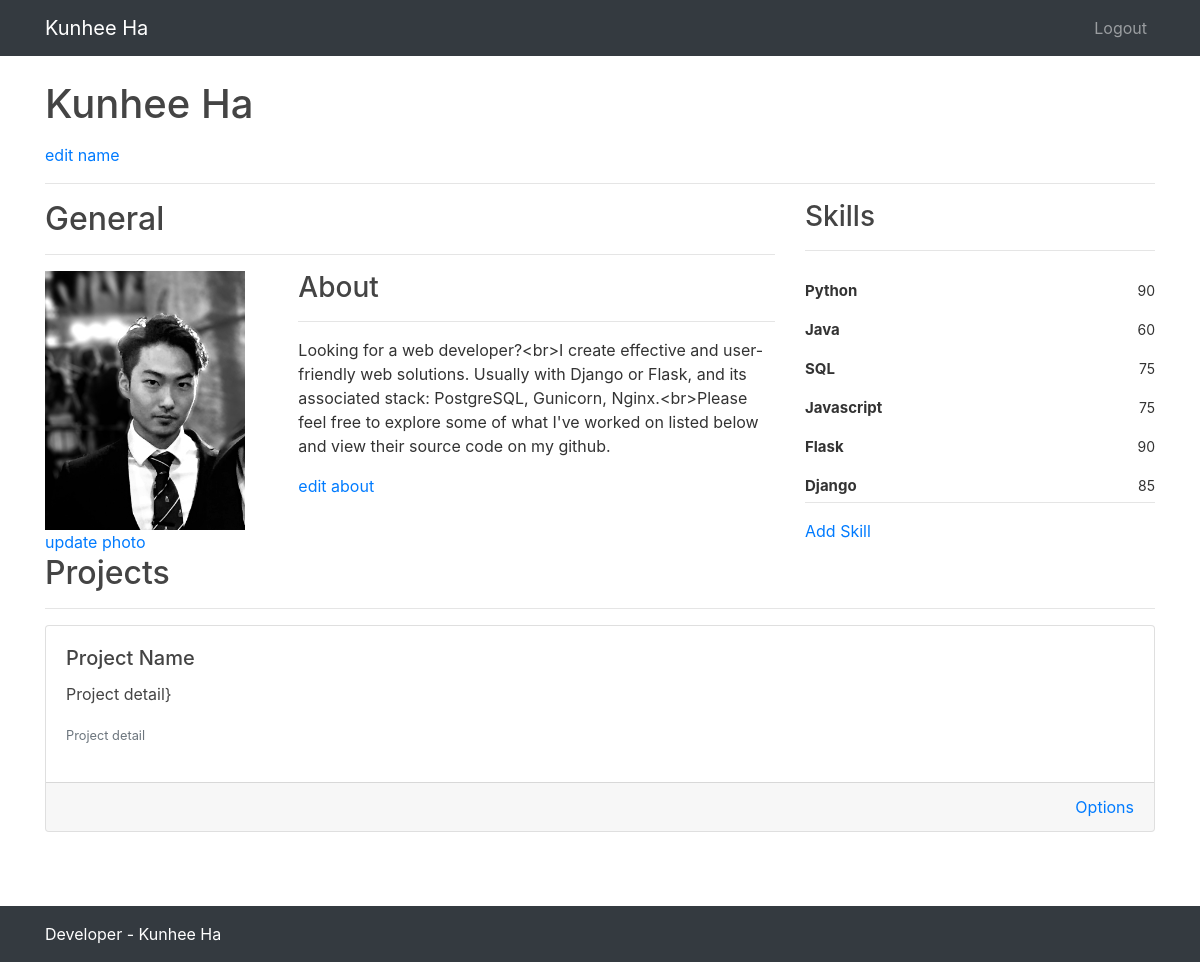
Page /admin (signed in) on the earlier database version.
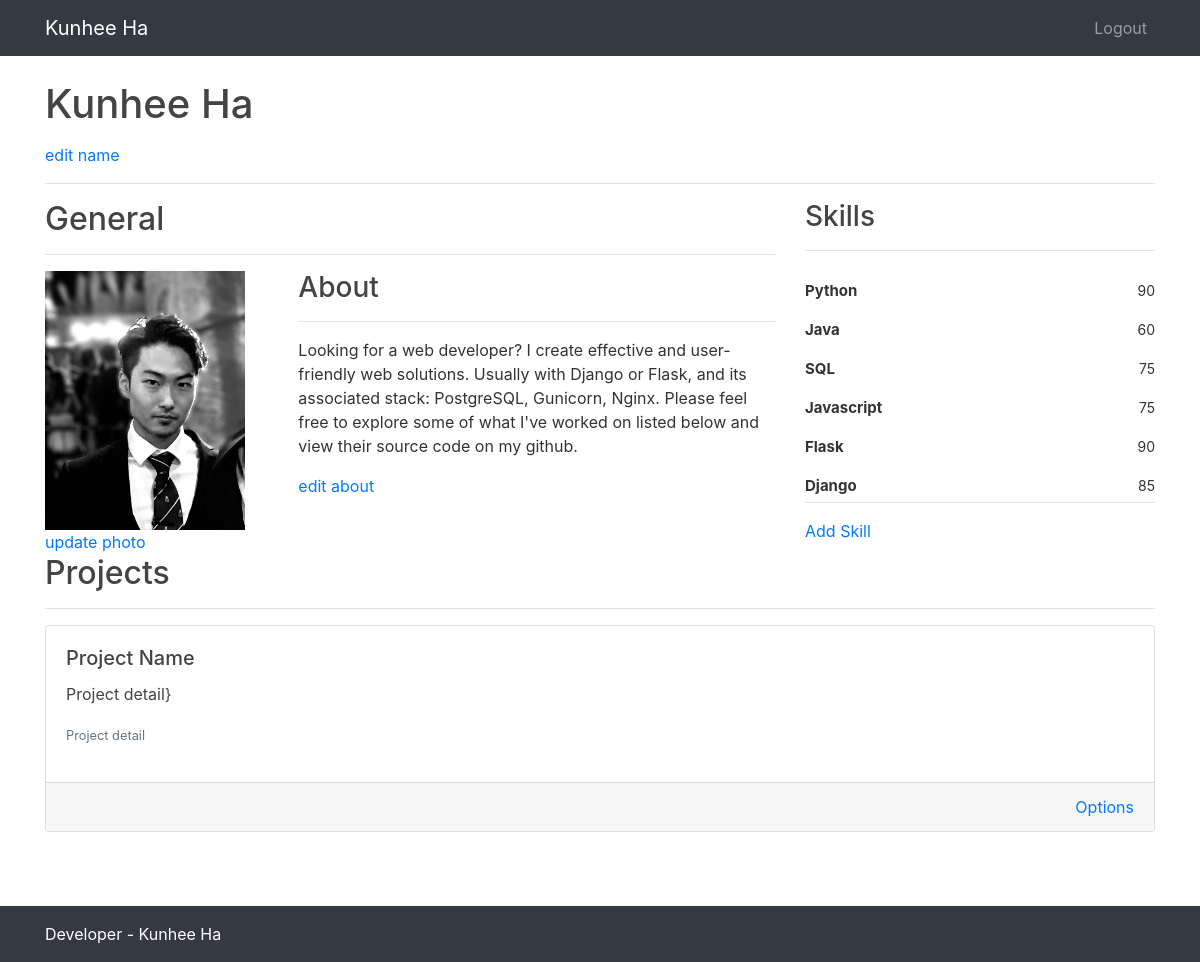
Same page on the later database version.
### onlineportfolio/models.py (models this page shows)
class User(db.Model, UserMixin):
    id = db.Column(db.Integer(), primary_key=True)
    name = db.Column(db.String(30), nullable=False)
    password = db.Column(db.String(60), nullable=False)
    email = db.Column(db.String(120), unique=True, nullable=False)
    phone = db.Column(db.String(12), unique=True, nullable=False)
    profile_photo = db.Column(db.String(20), nullable=True)
    cv_file = db.Column(db.String(20), nullable=True)
    personal_statement = db.Column(db.Text(), nullable=False)

class Skill(db.Model):
    id = db.Column(db.Integer(), primary_key=True)
    skill_name = db.Column(db.String(30), nullable=False)
    proficiency_level = db.Column(db.Integer(), nullable=False)

### onlineportfolio/routes.py (the view, shortened to what this page needs)
@app.route('/admin', methods=['GET', 'POST'])
@login_required
def admin():
    skills = Skill.query.all()
    cvform = AddCVForm()
    aboutform = AboutForm()
    viewcvform = ViewCVForm()
    imageform = AddImageForm()
    skillform = SkillForm()
    if viewcvform.cvsubmit.data and viewcvform.validate():
        me = Person.query.first()
        cv = me.cv_file
        mydirectory = os.path.join(app.root_path, 'static/cv')
        return send_from_directory(directory=mydirectory, filename=cv)
    if aboutform.validate_on_submit():
        current_user.personal_statement = aboutform.personal_statement.data
        db.session.commit()
        flash('Profile Updated', 'success')
    elif request.method == 'GET':
        if current_user.personal_statement:
            aboutform.personal_statement.data = current_user.personal_statement
    if skillform.validate_on_submit():
        newskill = Skill(skill_name=skillform.skill_name.data, proficiency_level=skillform.proficiency_level.data)
        db.session.add(newskill)
        db.session.commit()
        flash('New Skill Added', 'success')
    return render_template("admin_test.html", aboutform=aboutform, cvform=cvform, imageform=imageform, viewcvform=viewcvform, skills=skills, skillform=skillform)

### onlineportfolio/models.py (called while the page is built)
@login_manager.user_loader
def load_user(user_id):
    return User.query.get(int(user_id))

### onlineportfolio/templates/admin_test.html (shortened to what this page needs)
{% extends 'admin_base.html' %}
{% block content %}
  <h1>{{ current_user.name }}</h1>
  <a data-toggle="modal" data-target="#editnameform" href="">edit name</a>
  <hr>
  <div class="row">
    <div class="col-md-8">
      <h2>General</h2>
      <hr>
      <div class="row">
        <div class="col-md-4">
          <img src="{{ url_for('static', filename='images/'+current_user.profile_photo) }}" width="200">
          <a data-toggle="modal" data-target="#imageform" href="">update photo</a>
        </div>
        <div class="col-md-8">
          <h3>About</h3>
          <hr>
          <p>{{ current_user.personal_statement }}</p>
          <a data-toggle="modal" data-target="#aboutform" href="#">edit about</a>
        </div>
      </div>
    </div>
    <div class="col-md-4">
      <h3>Skills</h3>
      <hr>
      <div class="each-lang">
        {% for skill in skills %}
        <div class="lang">
          <div class="parcial">
            <div class="info">
              <div class="name"><a data-toggle="modal" data-target="#editskill{{ skill.id }}">{{ skill.skill_name }}</a></div>
              <div class=percentagem-num>{{ skill.proficiency_level }}</div>
            </div>
          </div>
        </div>
        {% endfor %}
      </div>
      <hr>
      <a data-toggle="modal" data-target="#addskillform" href="">Add Skill</a>
    </div>
  </div>
  <div class="row">
    <div class="col-md-12">
      <h2>Projects</h2>
      <hr>
      <div class="row">
        <div class="col mb-4">
          <div class="card">
            <a class="workspace-link" href="#">
              <div class="card-body">
                <h5 class="card-title">Project Name</h5>
                <p class="card-text">Project detail}</p>
                 <p class="text-muted"><small>Project detail</small></p>
              </div>
            </a>
            <div class="card-footer text-right">
              <div class="dropdown">
                <a style="cursor:pointer" class="card-link" id="optionsLink" data-toggle="dropdown" aria-haspopup="true" aria-expanded="false">Options</a>
              </div>
            </div>
          </div>
        </div>
      </div>
    </div>
  </div>
{% endblock %}

### onlineportfolio/templates/admin_base.html (shortened to what this page needs)
<!DOCTYPE html>
<html lang="en">
<head>
  <link rel="stylesheet" href="https://cdn.jsdelivr.net/npm/bootstrap@4.6.0/dist/css/bootstrap.min.css">
  <link rel="stylesheet" type="text/css" href="{{ url_for('static', filename='css/admin_base.css') }}">
</head>
<body class="d-flex flex-column min-vh-100">
	<header class="site-header">
	  <nav class="navbar navbar-expand-md navbar-dark bg-dark fixed-top">
	    <div class="container">
          <a class="navbar-brand mr-4" href="/">Kunhee Ha</a>
	      <div class="collapse navbar-collapse" id="navbarToggle">
	        <div class="navbar-nav">
		      <a class="nav-item nav-link" href="{{ url_for('logout') }}">Logout</a>
	        </div>
	      </div>
	    </div>
	  </nav>
	</header>
	<main role="main" class="container flex-fill">
	  <div class="row">
	    <div class="col-md-12">
	      {% block content %}{% endblock %}
	    </div>
	  </div>
	</main>
	<footer class="footer mt-auto py-3">
		<div class="container">
			<span><a class="footer-link" href="https://www.kunheeha.com/" target="_blank">Developer - Kunhee Ha</a></span>
		</div>
	</footer>
</body>
</html>

### onlineportfolio/static/css/admin_base.css (style rules this page uses)
html { height: 100%; }
body { color: #333333; margin-top: 5rem; }
h1, h2, h3, h4, h5, h6 { color: #444444; }
h1 { margin-bottom: 15px; }
.card .workspace-link { color: #444444; text-decoration: none; }
.footer { background-color: #343a40; margin-top: 50px !important; }
.footer-link { color: #ffffff !important; text-decoration: none !important; }
.lang { position: relative; margin-bottom: 15px; }
.lang .parcial { display: inline-block; width: 100%; vertical-align: middle; }
.lang .parcial .info { position: relative; }
.lang .parcial .info .name { position: absolute; top: 0; left: 0; font-size: 15px; font-weight: bold; }
.lang .parcial .info .percentagem-num { position: absolute; top: 0; right: 0; font-size: 14px; font-weight: normal; }

Differences in the rows shown:
changed User "Kunhee Ha": personal_statement "Looking for a web developer?<br>I create effective and user-friendly web solutions. Usually with Django or Flask, and its associated stack: PostgreSQL, Gunicorn, Nginx.<br>Please feel free to explore…" → "Looking for a web developer? I create effective and user-friendly web solutions. Usually with Django or Flask, and its associated stack: PostgreSQL, Gunicorn, Nginx. Please feel free to explore…"
